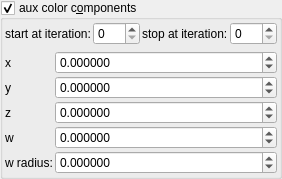
    <widget class="MyGroupBox" name="groupCheck_fold_color_aux_color_enabled">
     <property name="title">
      <string>aux color c&amp;omponents</string>
     </property>
     <property name="checkable">
      <bool>true</bool>
     </property>
     <layout class="QVBoxLayout" name="verticalLayout_11">
      <property name="leftMargin">
       <number>2</number>
      </property>
      <property name="topMargin">
       <number>2</number>
      </property>
      <property name="rightMargin">
       <number>2</number>
      </property>
      <property name="bottomMargin">
       <number>2</number>
      </property>
      <item>
       <layout class="QGridLayout" name="gridLayout_22" columnstretch="0,1,0,1">
        <property name="spacing">
         <number>2</number>
        </property>
        <item row="0" column="3">
         <widget class="MySpinBox" name="spinboxInt_fold_color_stop_iterations_A">
          <property name="sizePolicy">
           <sizepolicy hsizetype="Minimum" vsizetype="Maximum">
            <horstretch>0</horstretch>
            <verstretch>0</verstretch>
           </sizepolicy>
          </property>
          <property name="maximum">
           <number>999</number>
          </property>
         </widget>
        </item>
        <item row="0" column="0">
         <widget class="QLabel" name="label_277">
          <property name="text">
           <string>start at iteration:</string>
          </property>
         </widget>
        </item>
        <item row="0" column="2">
         <widget class="QLabel" name="label_278">
          <property name="text">
           <string>stop at iteration:</string>
          </property>
         </widget>
        </item>
        <item row="0" column="1">
         <widget class="MySpinBox" name="spinboxInt_fold_color_start_iterations_A">
          <property name="sizePolicy">
           <sizepolicy hsizetype="Minimum" vsizetype="Maximum">
            <horstretch>0</horstretch>
            <verstretch>0</verstretch>
           </sizepolicy>
          </property>
          <property name="maximum">
           <number>999</number>
          </property>
         </widget>
        </item>
       </layout>
      </item>
      <item>
       <layout class="QGridLayout" name="gridLayout_20" columnstretch="0,1">
        <property name="spacing">
         <number>2</number>
        </property>
        <item row="4" column="1">
         <widget class="MyDoubleSpinBox" name="spinbox4_fold_color_difs_0000_w">
          <property name="sizePolicy">
           <sizepolicy hsizetype="Minimum" vsizetype="Maximum">
            <horstretch>0</horstretch>
            <verstretch>0</verstretch>
           </sizepolicy>
          </property>
          <property name="prefix">
           <string/>
          </property>
          <property name="suffix">
           <string/>
          </property>
          <property name="decimals">
           <number>6</number>
          </property>
          <property name="minimum">
           <double>-100.000000000000000</double>
          </property>
          <property name="maximum">
           <double>100.000000000000000</double>
          </property>
          <property name="singleStep">
           <double>0.100000000000000</double>
          </property>
         </widget>
        </item>
        <item row="4" column="0">
         <widget class="QLabel" name="label_122">
          <property name="text">
           <string notr="true">w</string>
          </property>
         </widget>
        </item>
        <item row="5" column="1">
         <widget class="MyDoubleSpinBox" name="spinbox_fold_color_difs1">
          <property name="sizePolicy">
           <sizepolicy hsizetype="Minimum" vsizetype="Maximum">
            <horstretch>0</horstretch>
            <verstretch>0</verstretch>
           </sizepolicy>
          </property>
          <property name="prefix">
           <string/>
          </property>
          <property name="suffix">
           <string/>
          </property>
          <property name="decimals">
           <number>6</number>
          </property>
          <property name="minimum">
           <double>-100.000000000000000</double>
          </property>
          <property name="maximum">
           <double>100.000000000000000</double>
          </property>
          <property name="singleStep">
           <double>0.100000000000000</double>
          </property>
         </widget>
        </item>
        <item row="3" column="1">
         <widget class="MyDoubleSpinBox" name="spinbox4_fold_color_difs_0000_z">
          <property name="sizePolicy">
           <sizepolicy hsizetype="Minimum" vsizetype="Maximum">
            <horstretch>0</horstretch>
            <verstretch>0</verstretch>
           </sizepolicy>
          </property>
          <property name="prefix">
           <string/>
          </property>
          <property name="suffix">
           <string/>
          </property>
          <property name="decimals">
           <number>6</number>
          </property>
          <property name="minimum">
           <double>-100.000000000000000</double>
          </property>
          <property name="maximum">
           <double>100.000000000000000</double>
          </property>
          <property name="singleStep">
           <double>0.100000000000000</double>
          </property>
         </widget>
        </item>
        <item row="5" column="0">
         <widget class="QLabel" name="label_127">
          <property name="text">
           <string notr="true">w radius:</string>
          </property>
         </widget>
        </item>
        <item row="1" column="1" rowspan="2">
         <widget class="MyDoubleSpinBox" name="spinbox4_fold_color_difs_0000_y">
          <property name="sizePolicy">
           <sizepolicy hsizetype="Minimum" vsizetype="Maximum">
            <horstretch>0</horstretch>
            <verstretch>0</verstretch>
           </sizepolicy>
          </property>
          <property name="prefix">
           <string/>
          </property>
          <property name="suffix">
           <string/>
          </property>
          <property name="decimals">
           <number>6</number>
          </property>
          <property name="minimum">
           <double>-100.000000000000000</double>
          </property>
          <property name="maximum">
           <double>100.000000000000000</double>
          </property>
          <property name="singleStep">
           <double>0.100000000000000</double>
          </property>
         </widget>
        </item>
        <item row="1" column="0" rowspan="2">
         <widget class="QLabel" name="label_59">
          <property name="text">
           <string notr="true">y</string>
          </property>
         </widget>
        </item>
        <item row="3" column="0">
         <widget class="QLabel" name="label_121">
          <property name="text">
           <string notr="true">z</string>
          </property>
         </widget>
        </item>
        <item row="0" column="1">
         <widget class="MyDoubleSpinBox" name="spinbox4_fold_color_difs_0000_x">
          <property name="sizePolicy">
           <sizepolicy hsizetype="Minimum" vsizetype="Maximum">
            <horstretch>0</horstretch>
            <verstretch>0</verstretch>
           </sizepolicy>
          </property>
          <property name="prefix">
           <string/>
          </property>
          <property name="suffix">
           <string/>
          </property>
          <property name="decimals">
           <number>6</number>
          </property>
          <property name="minimum">
           <double>-100.000000000000000</double>
          </property>
          <property name="maximum">
           <double>100.000000000000000</double>
          </property>
          <property name="singleStep">
           <double>0.100000000000000</double>
          </property>
         </widget>
        </item>
        <item row="0" column="0">
         <widget class="QLabel" name="label_60">
          <property name="text">
           <string notr="true">x</string>
          </property>
         </widget>
        </item>
       </layout>
      </item>
     </layout>
    </widget>
